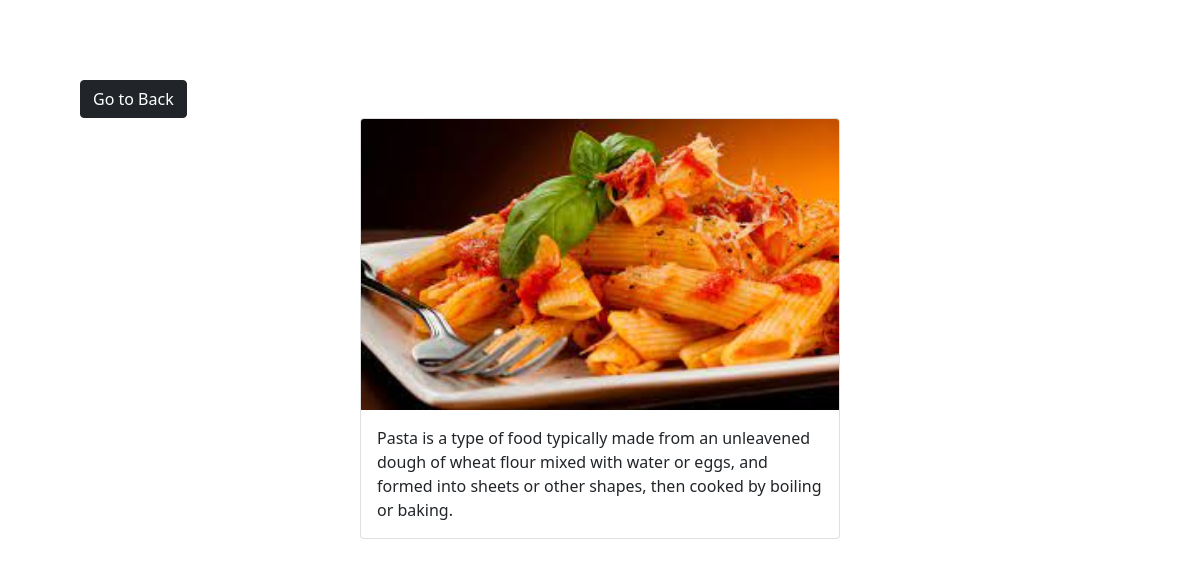
Screenshot of /photo/9/ with the database file from the repository.
### gallery/models.py (models this page shows, shortened)
class Photo(models.Model):
    category= models.ForeignKey(Category, on_delete=models.SET_NULL, null=True,blank=True)
    image = models.ImageField(null=False, blank=False)
    description = models.TextField()

### gallery/views.py (the view)
# urls.py: path('photo/<str:pk>/',views.viewPhoto,name="photo"),
def viewPhoto(request,pk):
    photo=Photo.objects.get(id=pk)
    context={'photo':photo}
    return render(request, 'gallery/photo.html',context)

### gallery/templates/gallery/photo.html (shortened to what this page needs)
{% load static %}
<!doctype html>
<html lang="en">
  <head>
    <link href="https://cdn.jsdelivr.net/npm/bootstrap@5.0.2/dist/css/bootstrap.min.css" rel="stylesheet">
  </head>
  <body class="m-5">
    <div class="container  p-3 col-lg-12">
      <div class="col-lg-12 p-3">
      <a href="{% url 'gallery' %}" class="btn btn-dark ">Go to Back</a>
        <div class="card m-auto" style="width:30rem;">
          <img src="{{photo.image.url}}" class="card-img-top " alt="...">
          <div class="card-body">
            <p class="card-text">{{photo.description}}</p>
          </div>
        </div>
        </div>
  </div>
  </body>
</html>

### gallery/templates/gallery/photo.html (style rules this page uses)
.container { max-width: 100%; max-height: 100%; justify-content: center; }

### rows the page displays
Photo: image (picture), description "Pasta is a type of food typically made from an unleavened dough of wheat flour mixed with water or eggs, and formed into sheets or other shapes, then cooked by boiling or baking."
